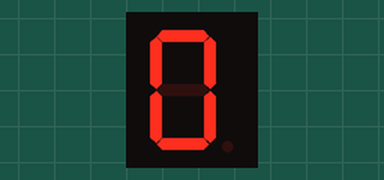
Simulated run of this sketch. Board: Arduino Uno, built with avr-gcc and run on an emulated ATmega328P. Parts: 1-digit seven-segment display. Wiring (inferred from the names in the program): 1-digit 7-segment display, segments lit when HIGH: segments pin 2, pin 3, pin 4, pin 5, pin 6, pin 7, pin 8. The segment pins are drawn as the display they are named for.

Above: at 0.1 s.
At 1.1 s:
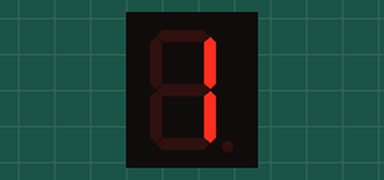
At 2.1 s:
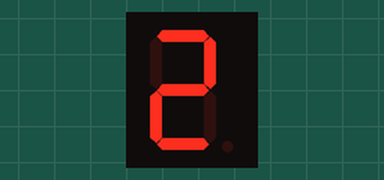
At 4.1 s:
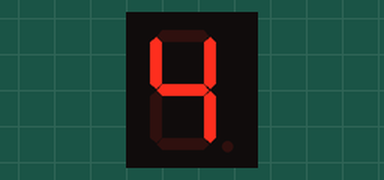
At 6.1 s:
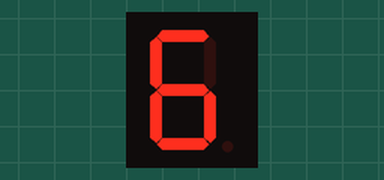
At 9.1 s:
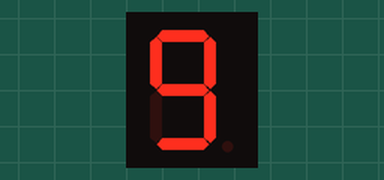

The sketch:

Display7Segmentos.ino
```cpp
/*
 * Projeto: Controle de Display de 7 Segmentos
 * Autor: Henrique Monteiro Cardoso
 * Data: 2024-06-07
 * Descrição: Exemplo de controle de display de 7 segmentos com Arduino, exibindo números de 0 a 9.
 */

const int SEGMENTS[7] = {2, 3, 4, 5, 6, 7, 8}; // a, b, c, d, e, f, g

// Tabela de segmentos para cada número (0-9)
const bool DIGITS[10][7] = {
  {1,1,1,1,1,1,0}, // 0
  {0,1,1,0,0,0,0}, // 1
  {1,1,0,1,1,0,1}, // 2
  {1,1,1,1,0,0,1}, // 3
  {0,1,1,0,0,1,1}, // 4
  {1,0,1,1,0,1,1}, // 5
  {1,0,1,1,1,1,1}, // 6
  {1,1,1,0,0,0,0}, // 7
  {1,1,1,1,1,1,1}, // 8
  {1,1,1,1,0,1,1}  // 9
};

const int DELAY_TIME = 1000; // ms

void setup() {
  for (int i = 0; i < 7; i++) {
    pinMode(SEGMENTS[i], OUTPUT);
  }
}

void loop() {
  // Contagem de 0 a 9
  for (int i = 0; i <= 9; i++) {
    showDigit(i);
    delay(DELAY_TIME);
  }
}

// Exibe o número no display
void showDigit(int digit) {
  for (int i = 0; i < 7; i++) {
    digitalWrite(SEGMENTS[i], DIGITS[digit][i] ? HIGH : LOW);
  }
} 
```

Measured:
- by itself, everything shown: repeats every 10.0 s, in 10 steps
- what the display in image 1 shows lasts 1.0 s, from 1.0 s to 2.0 s
